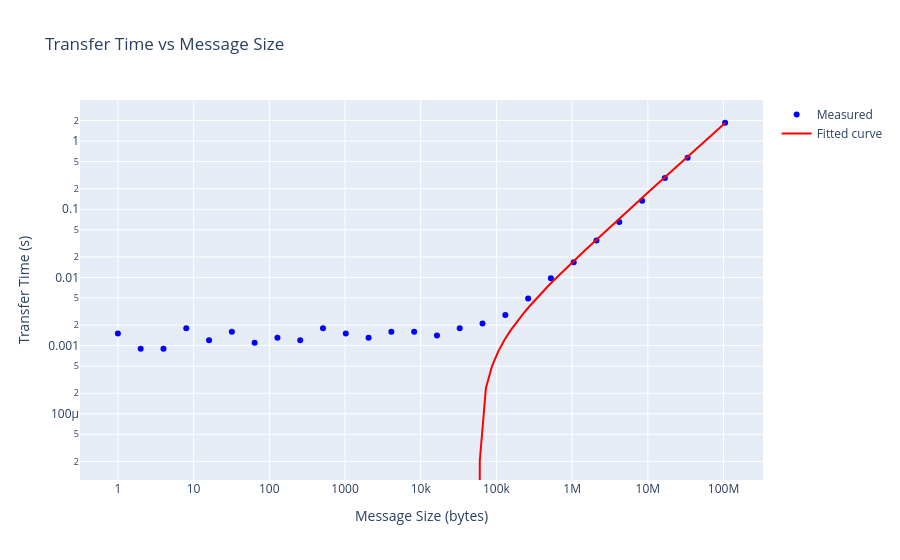

Notebook code for this chart:
### Code cell
all_gather="""
[rank0] RTT (ms): min=0.557, max=1.812, mean=0.660, std=0.187
[rank0] Size=1B | Bandwidth (MB/s): min=0.00, max=0.00, mean=0.00, std=0.00
[rank0] Size=1B | Transfer time (s): min=0.0008, max=0.0025, mean=0.0015, std=0.0006
[rank0] Size=2B | Bandwidth (MB/s): min=0.00, max=0.00, mean=0.00, std=0.00
[rank0] Size=2B | Transfer time (s): min=0.0008, max=0.0011, mean=0.0009, std=0.0001
[rank0] Size=4B | Bandwidth (MB/s): min=0.01, max=0.01, mean=0.01, std=0.00
[rank0] Size=4B | Transfer time (s): min=0.0007, max=0.0011, mean=0.0009, std=0.0001
[rank0] Size=8B | Bandwidth (MB/s): min=0.01, max=0.02, mean=0.01, std=0.00
[rank0] Size=8B | Transfer time (s): min=0.0008, max=0.0026, mean=0.0018, std=0.0007
[rank0] Size=16B | Bandwidth (MB/s): min=0.02, max=0.04, mean=0.03, std=0.01
[rank0] Size=16B | Transfer time (s): min=0.0009, max=0.0019, mean=0.0012, std=0.0003
[rank0] Size=32B | Bandwidth (MB/s): min=0.02, max=0.07, mean=0.04, std=0.01
[rank0] Size=32B | Transfer time (s): min=0.0009, max=0.0025, mean=0.0016, std=0.0004
[rank0] Size=64B | Bandwidth (MB/s): min=0.06, max=0.15, mean=0.12, std=0.03
[rank0] Size=64B | Transfer time (s): min=0.0008, max=0.0021, mean=0.0011, std=0.0004
[rank0] Size=128B | Bandwidth (MB/s): min=0.10, max=0.28, mean=0.20, std=0.06
[rank0] Size=128B | Transfer time (s): min=0.0009, max=0.0024, mean=0.0013, std=0.0005
[rank0] Size=256B | Bandwidth (MB/s): min=0.28, max=0.50, mean=0.42, std=0.09
[rank0] Size=256B | Transfer time (s): min=0.0010, max=0.0017, mean=0.0012, std=0.0003
[rank0] Size=512B | Bandwidth (MB/s): min=0.37, max=0.98, mean=0.58, std=0.16
[rank0] Size=512B | Transfer time (s): min=0.0010, max=0.0027, mean=0.0018, std=0.0004
[rank0] Size=1KB | Bandwidth (MB/s): min=0.88, max=2.00, mean=1.44, std=0.41
[rank0] Size=1KB | Transfer time (s): min=0.0010, max=0.0022, mean=0.0015, std=0.0004
[rank0] Size=2KB | Bandwidth (MB/s): min=1.62, max=4.00, mean=3.31, std=0.75
[rank0] Size=2KB | Transfer time (s): min=0.0010, max=0.0024, mean=0.0013, std=0.0004
[rank0] Size=4KB | Bandwidth (MB/s): min=3.78, max=8.40, mean=5.36, std=1.82
[rank0] Size=4KB | Transfer time (s): min=0.0009, max=0.0021, mean=0.0016, std=0.0005
[rank0] Size=8KB | Bandwidth (MB/s): min=5.05, max=17.11, mean=11.33, std=3.80
[rank0] Size=8KB | Transfer time (s): min=0.0009, max=0.0031, mean=0.0016, std=0.0007
[rank0] Size=16KB | Bandwidth (MB/s): min=16.71, max=31.33, mean=24.38, std=5.23
[rank0] Size=16KB | Transfer time (s): min=0.0010, max=0.0019, mean=0.0014, std=0.0003
[rank0] Size=32KB | Bandwidth (MB/s): min=22.38, max=53.75, mean=36.92, std=10.69
[rank0] Size=32KB | Transfer time (s): min=0.0012, max=0.0028, mean=0.0018, std=0.0005
[rank0] Size=64KB | Bandwidth (MB/s): min=47.83, max=77.39, mean=61.82, std=9.53
[rank0] Size=64KB | Transfer time (s): min=0.0016, max=0.0026, mean=0.0021, std=0.0003
[rank0] Size=128KB | Bandwidth (MB/s): min=80.26, max=93.07, mean=89.42, std=3.58
[rank0] Size=128KB | Transfer time (s): min=0.0027, max=0.0031, mean=0.0028, std=0.0001
[rank0] Size=256KB | Bandwidth (MB/s): min=71.51, max=128.52, mean=106.09, std=18.66
[rank0] Size=256KB | Transfer time (s): min=0.0039, max=0.0070, mean=0.0049, std=0.0010
[rank0] Size=512KB | Bandwidth (MB/s): min=86.69, max=121.39, mean=104.83, std=11.64
[rank0] Size=512KB | Transfer time (s): min=0.0082, max=0.0115, mean=0.0097, std=0.0011
[rank0] Size=1MB | Bandwidth (MB/s): min=110.10, max=127.95, mean=119.73, std=5.85
[rank0] Size=1MB | Transfer time (s): min=0.0156, max=0.0182, mean=0.0167, std=0.0008
[rank0] Size=2MB | Bandwidth (MB/s): min=95.45, max=130.17, mean=117.12, std=14.14
[rank0] Size=2MB | Transfer time (s): min=0.0307, max=0.0419, mean=0.0347, std=0.0045
[rank0] Size=4MB | Bandwidth (MB/s): min=95.45, max=137.82, mean=124.61, std=13.52
[rank0] Size=4MB | Transfer time (s): min=0.0580, max=0.0838, mean=0.0651, std=0.0083
[rank0] Size=8MB | Bandwidth (MB/s): min=101.60, max=142.55, mean=122.35, std=15.73
[rank0] Size=8MB | Transfer time (s): min=0.1122, max=0.1575, mean=0.1331, std=0.0178
[rank0] Size=16MB | Bandwidth (MB/s): min=101.05, max=135.38, mean=112.55, std=9.75
[rank0] Size=16MB | Transfer time (s): min=0.2364, max=0.3167, mean=0.2863, std=0.0235
[rank0] Size=32MB | Bandwidth (MB/s): min=106.24, max=139.09, mean=113.80, std=11.61
[rank0] Size=32MB | Transfer time (s): min=0.4601, max=0.6024, mean=0.5675, std=0.0504
[rank0] Size=100MB | Bandwidth (MB/s): min=106.53, max=109.53, mean=107.73, std=0.85
[rank0] Size=100MB | Transfer time (s): min=1.8259, max=1.8774, mean=1.8566, std=0.0145
"""


df = parse_results(all_gather)
plot_transfer_time_vs_size(df)
